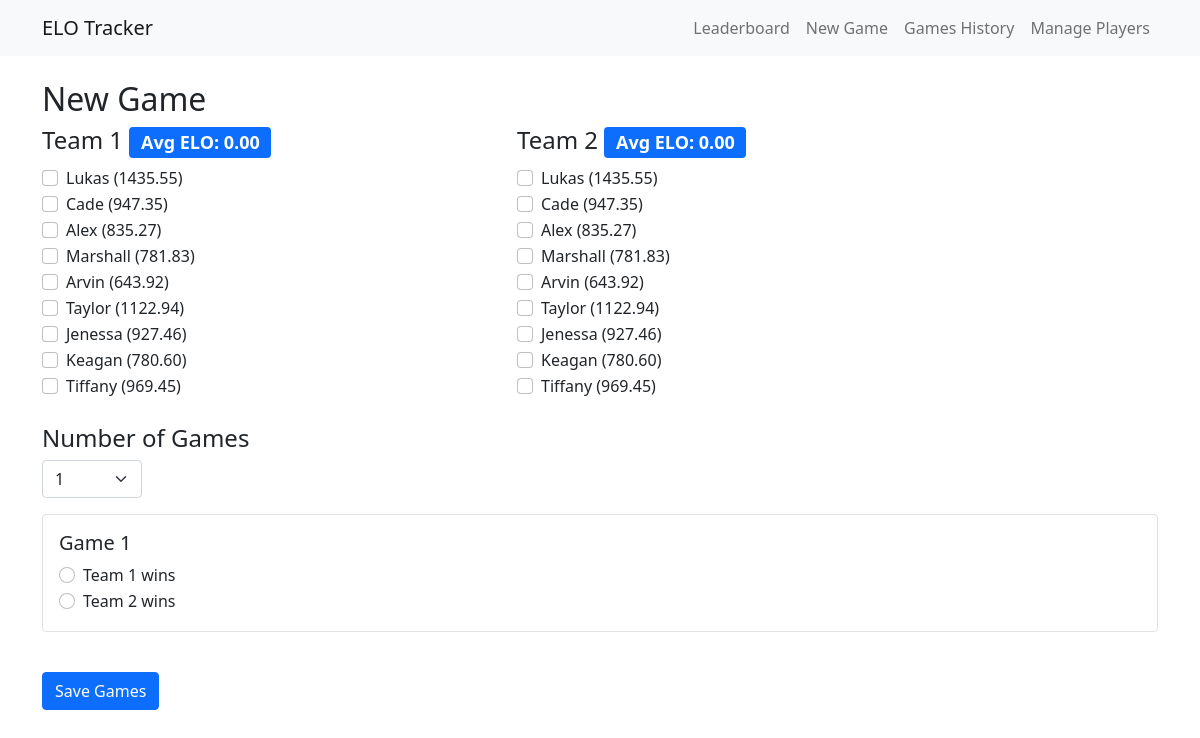
Page /new_game on the committed database.
### models.py (models this page shows)
class Player(db.Model):
    id = db.Column(db.Integer, primary_key=True)
    name = db.Column(db.String(80), unique=True, nullable=False)
    elo = db.Column(db.Float, default=1000)
    starting_elo = db.Column(db.Float, default=1000)

### app.py (the view, shortened to what this page needs)
@app.route('/new_game', methods=['GET', 'POST'])
def new_game():
    players = Player.query.all()
    return render_template('new_game.html', players=players)

### templates/new_game.html (shortened to what this page needs)
{% extends "base.html" %}
{% block content %}
<h2>New Game</h2>
<form method="POST">
    <div class="row">
        <div class="col-md-5">
            <h4>Team 1 <span class="badge bg-primary" id="team1-avg-elo">Avg ELO: 0</span></h4>
            {% for player in players %}
            <div class="form-check">
                <input class="form-check-input team-selector" type="checkbox" name="team1" value="{{ player.id }}"
                       id="team1_{{ player.id }}" data-player-elo="{{ player.elo }}" data-team="1">
                <label class="form-check-label" for="team1_{{ player.id }}">
                    {{ player.name }} ({{ "%.2f"|format(player.elo) }})
                </label>
            </div>
            {% endfor %}
        </div>
        <div class="col-md-5">
            <h4>Team 2 <span class="badge bg-primary" id="team2-avg-elo">Avg ELO: 0</span></h4>
            {% for player in players %}
            <div class="form-check">
                <input class="form-check-input team-selector" type="checkbox" name="team2" value="{{ player.id }}"
                       id="team2_{{ player.id }}" data-player-elo="{{ player.elo }}" data-team="2">
                <label class="form-check-label" for="team2_{{ player.id }}">
                    {{ player.name }} ({{ "%.2f"|format(player.elo) }})
                </label>
            </div>
            {% endfor %}
        </div>
    </div>
    <div class="mt-4">
        <h4>Number of Games</h4>
        <select id="game-count" name="game_count" class="form-select mb-3" style="max-width: 100px;">
            <option value="1">1</option>
        </select>
        <div id="games-container">
        </div>
    </div>
    <button type="submit" class="btn btn-primary mt-4">Save Games</button>
</form>
{% endblock %}

### rows in the picture
Player: name "Lukas", elo "1435.55"
Player: name "Cade", elo "947.35"
Player: name "Alex", elo "835.27"
Player: name "Marshall", elo "781.83"
Player: name "Arvin", elo "643.92"
Player: name "Taylor", elo "1122.94"
Player: name "Jenessa", elo "927.46"
Player: name "Keagan", elo "780.60"
Player: name "Tiffany", elo "969.45"
